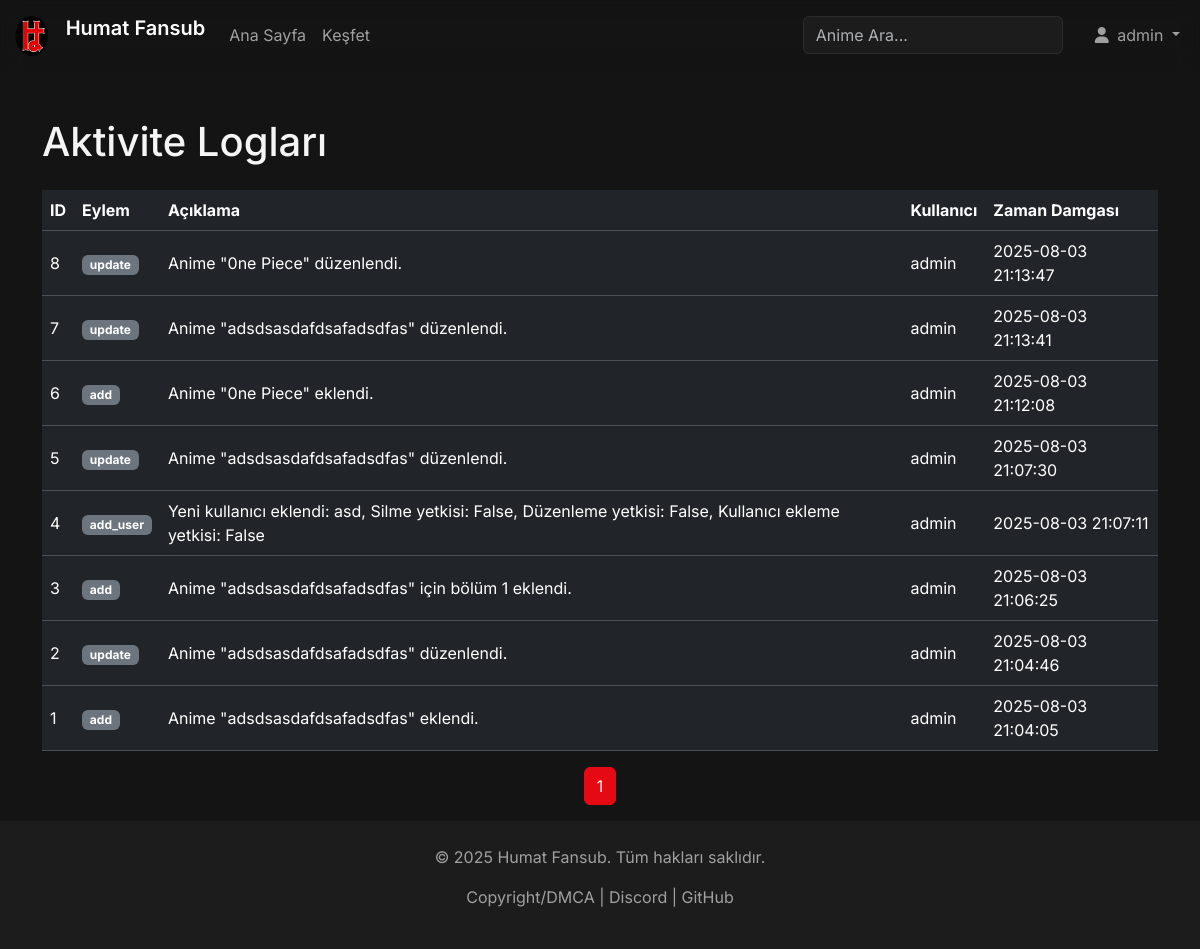
The app's page /logs (signed in) with its own data.
### models.py (models this page shows, shortened)
class User(db.Model):
    id = db.Column(db.Integer, primary_key=True)
    username = db.Column(db.String(80), unique=True, nullable=False)
    password = db.Column(db.String(200), nullable=False)
    can_delete = db.Column(db.Boolean, default=False)
    can_edit = db.Column(db.Boolean, default=False)
    can_add_user = db.Column(db.Boolean, default=False)
    logs = db.relationship('Log', backref='user', lazy=True)
    watchlist_animes = db.relationship('Anime', secondary=watchlist, lazy='subquery',
        backref=db.backref('watchlisted_by', lazy=True))
    ratings = db.relationship('Rating', backref='user', lazy=True)

class Log(db.Model):
    id = db.Column(db.Integer, primary_key=True)
    action = db.Column(db.String(50), nullable=False)
    description = db.Column(db.Text, nullable=False)
    timestamp = db.Column(db.DateTime, server_default=db.func.now())
    user_id = db.Column(db.Integer, db.ForeignKey('user.id'), nullable=True)

### app.py (the view)
@app.route('/logs')
@login_required
def view_logs():
    if not current_user.can_add_user:
        flash('Bu sayfayı görüntüleme yetkiniz yok.', 'danger')
        return redirect(url_for('index'))
    page = request.args.get('page', 1, type=int)  # URL'den sayfa numarasını al
    logs = Log.query.order_by(Log.timestamp.desc()).paginate(page=page, per_page=10)
    return render_template('log.html', logs=logs)

### app.py (called while the page is built)
@login_manager.user_loader
def load_user(user_id):
    return User.query.get(int(user_id))

### templates/log.html (shortened to what this page needs)
{% extends "base.html" %}
{% block content %}
<div class="container mt-5">
    <h1 class="mb-4">Aktivite Logları</h1>
    <div class="table-responsive">
        <table class="table table-hover align-middle">
            <thead>
                <tr>
                    <th>ID</th>
                    <th>Eylem</th>
                    <th>Açıklama</th>
                    <th>Kullanıcı</th>
                    <th>Zaman Damgası</th>
                </tr>
            </thead>
            <tbody>
                {% for log in logs.items %}
                <tr>
                    <td>{{ log.id }}</td>
                    <td><span class="badge bg-secondary">{{ log.action }}</span></td>
                    <td>{{ log.description }}</td>
                    <td>{{ log.user.username if log.user else 'Bilinmiyor' }}</td>
                    <td>{{ log.timestamp.strftime('%Y-%m-%d %H:%M:%S') }}</td>
                </tr>
                {% endfor %}
            </tbody>
        </table>
    </div>
    <nav aria-label="Page navigation">
        <ul class="pagination justify-content-center">
            {% for page_num in logs.iter_pages() %}
                {% if page_num %}
                    <li class="page-item {{ 'active' if page_num == logs.page else '' }}">
                        <a class="page-link" href="{{ url_for('view_logs', page=page_num) }}">{{ page_num }}</a>
                    </li>
                {% else %}
                    <li class="page-item disabled"><span class="page-link">...</span></li>
                {% endif %}
            {% endfor %}
        </ul>
    </nav>
</div>
{% endblock %}

### templates/base.html (shortened to what this page needs)
<!DOCTYPE html>
<html lang="en" data-bs-theme="dark">
<head>
    <link href="https://cdn.jsdelivr.net/npm/bootstrap@5.3.3/dist/css/bootstrap.min.css" rel="stylesheet">
    <link rel="stylesheet" href="https://cdnjs.cloudflare.com/ajax/libs/font-awesome/6.5.2/css/all.min.css" />
    <link rel="stylesheet" href="{{ url_for('static', filename='css/custom.css') }}">
</head>
<body>
    <header>
        <nav class="navbar navbar-expand-lg fixed-top navbar-dark">
            <div class="container-fluid">
                <a class="navbar-brand" href="{{ url_for('index') }}">
                    <img src="{{ url_for('static', filename='images/logo.png') }}" alt="Logo" width="40" height="40" class="d-inline-block align-text-top">
                    <span class="ms-2">Humat Fansub</span>
                </a>
                <div class="collapse navbar-collapse" id="navbarNav">
                    <ul class="navbar-nav me-auto mb-2 mb-lg-0">
                        <li class="nav-item">
                            <a class="nav-link" href="{{ url_for('index') }}">Ana Sayfa</a>
                        </li>
                        <li class="nav-item">
                            <a class="nav-link" href="{{ url_for('animes') }}">Keşfet</a>
                        </li>
                    </ul>
                    <form class="d-flex me-3" action="{{ url_for('search') }}" method="GET">
                        <input class="form-control me-2" type="search" name="query" placeholder="Anime Ara..." aria-label="Search">
                    </form>
                    <ul class="navbar-nav">
                        {% if current_user.is_authenticated %}
                        <li class="nav-item dropdown">
                            <a class="nav-link dropdown-toggle" href="#" id="navbarDropdown" role="button" data-bs-toggle="dropdown" aria-expanded="false">
                                <i class="fas fa-user me-1"></i> {{ current_user.username }}
                            </a>
                        </li>
                        {% else %}
                        <li class="nav-item">
                            <a class="nav-link" href="{{ url_for('login') }}">Giriş Yap</a>
                        </li>
                        {% endif %}
                    </ul>
                </div>
            </div>
        </nav>
    </header>
    <main>
        {% block content %}{% endblock %}
    </main>
    <footer class="text-center py-4 mt-auto">
        <div class="container">
            <p>&copy; 2025 Humat Fansub. Tüm hakları saklıdır.</p>
            <p>
                <a href="{{ url_for('copyright') }}">Copyright/DMCA</a> |
                <a href="https://discord.gg/SaKSmuZkAf" target="_blank">Discord</a> |
                <a href="https://github.com/Berke-aras/AnimeFansub-Dizi-Film-Platformu" target="_blank">GitHub</a>
            </p>
        </div>
    </footer>
</body>
</html>

### static/css/custom.css (style rules this page uses)
:root { --primary-color: #e50914; --dark-color: #141414; --light-dark-color: #1c1c1c; --text-color: #f5f5f5; --text-muted-color: #a0a0a0; }
body { background-color: var(--dark-color); color: var(--text-color); font-family: 'Inter', sans-serif; padding-top: 70px; }
.navbar { background-color: rgba(20, 20, 20, 0.7); backdrop-filter: blur(10px); -webkit-backdrop-filter: blur(10px); transition: background-color 0.3s ease; }
.navbar-brand span { font-weight: 600; }
.nav-link { color: var(--text-muted-color); transition: color 0.3s ease; }
.form-control { background-color: var(--light-dark-color); border-color: rgba(255, 255, 255, 0.1); color: var(--text-color); }
footer { background-color: var(--light-dark-color); color: var(--text-muted-color); }
footer a { color: var(--text-muted-color); text-decoration: none; transition: color 0.3s ease; }
.pagination .page-link { background-color: var(--light-dark-color); border-color: rgba(255, 255, 255, 0.1); color: var(--text-muted-color); }
.pagination .page-item.active .page-link { background-color: var(--primary-color); border-color: var(--primary-color); color: var(--text-color); }

### records on screen
User: username "admin"
Log: id "8", action "update", description "Anime \"0ne Piece\" düzenlendi.", user "admin", timestamp "2025-08-03 21:13:47"
Log: id "7", action "update", description "Anime \"adsdsasdafdsafadsdfas\" düzenlendi.", user "admin", timestamp "2025-08-03 21:13:41"
Log: id "6", action "add", description "Anime \"0ne Piece\" eklendi.", user "admin", timestamp "2025-08-03 21:12:08"
Log: id "5", action "update", description "Anime \"adsdsasdafdsafadsdfas\" düzenlendi.", user "admin", timestamp "2025-08-03 21:07:30"
Log: id "4", action "add_user", description "Yeni kullanıcı eklendi: asd, Silme yetkisi: False, Düzenleme yetkisi: False, Kullanıcı ekleme yetkisi: False", user "admin", timestamp "2025-08-03 21:07:11"
Log: id "3", action "add", description "Anime \"adsdsasdafdsafadsdfas\" için bölüm 1 eklendi.", user "admin", timestamp "2025-08-03 21:06:25"
Log: id "2", action "update", description "Anime \"adsdsasdafdsafadsdfas\" düzenlendi.", user "admin", timestamp "2025-08-03 21:04:46"
Log: id "1", action "add", description "Anime \"adsdsasdafdsafadsdfas\" eklendi.", user "admin", timestamp "2025-08-03 21:04:05"

### other values on screen
{{ page_num }} "1"
